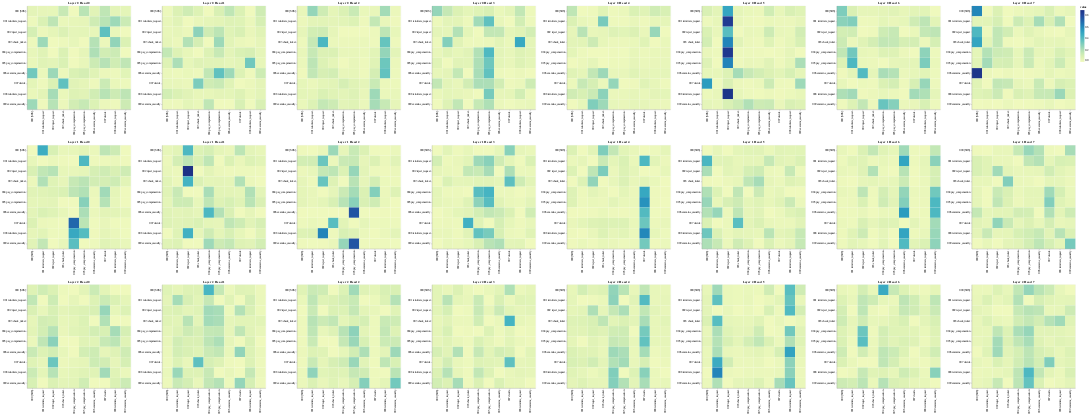

The cell this chart's notebook holds for it:
### Code cell
# Encoder Self-Attention
get_all_attention_maps("encoder", layers, heads, encoder_input_tokens, encoder_input_tokens, min(20, sentence_len))
